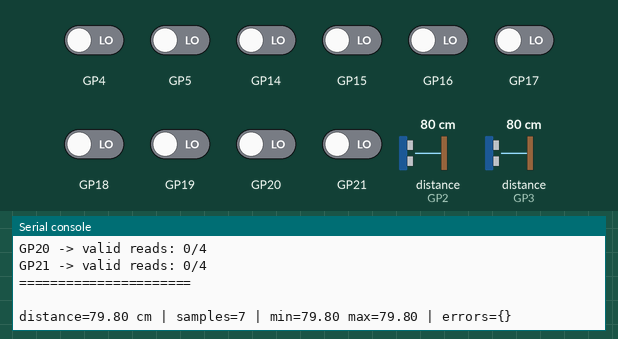
Recording of a program running on a simulated Raspberry Pi Pico running MicroPython. Parts: the last lines printed to the serial console. The test bench sets the inputs (shaded band); at power-on: GP4, GP5, GP14–21 LOW, distance to the obstacle (sensors on GP2, GP3) 80 cm. The echo pulse lasts 58.3 µs per cm.

Above: at 3.9 s.
4.0 s: distance to the obstacle (sensor on GP2) set to 2 cm
At 4.9 s:
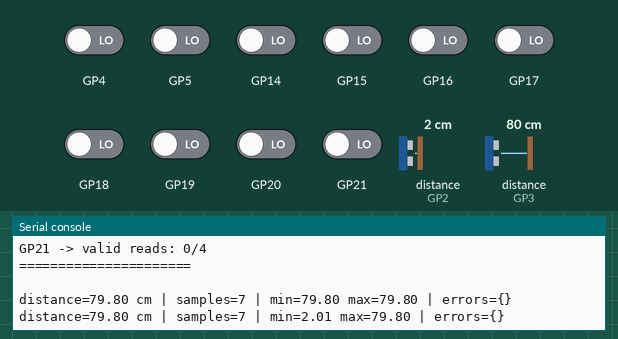
5.5 s: distance to the obstacle (sensor on GP2) set to 4 cm
At 6.8 s:
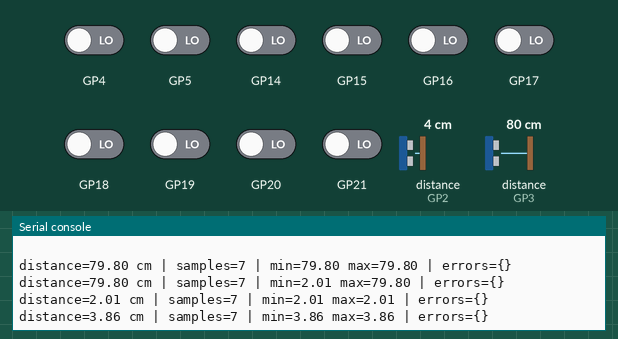
Timing chart, 0 to 8.5 s (numbered marks = the images above; inputs shaded):
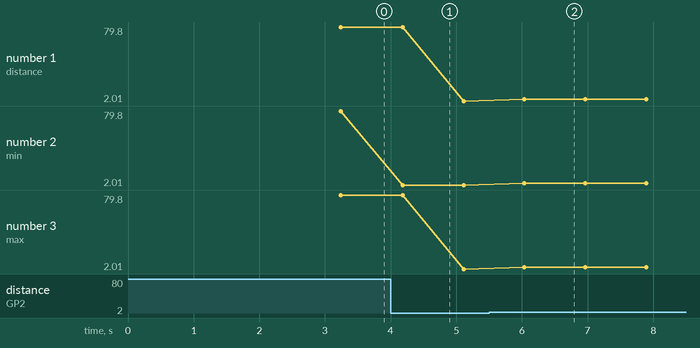

Measured:
- after the input at 4.0 s, the serial console: prints a new line after 0.19 s (image 1)
- after the input at 5.5 s, the serial console: prints a new line after 0.54 s (image 2)
- plotted number 1: 79.8 → 2.01 after the input at 4.0 s, 2.01 → 3.86 after the input at 5.5 s
- plotted number 2: 79.8 → 2.01 after the input at 4.0 s, 2.01 → 3.86 after the input at 5.5 s
- plotted number 3: 79.8 → 2.01 after the input at 4.0 s, 2.01 → 3.86 after the input at 5.5 s

The program:

ultrasonic_calibration.py
```python
"""Ultrasonic calibration / pin-check script for Raspberry Pi Pico.

Use this file alone on the Pico to verify:
1) Trigger/Echo pins are correct
2) Sensor is returning stable distance values

How to run (Thonny):
- Open this file
- Edit TRIGGER_PIN / ECHO_PIN below
- Save to Pico and run
"""

import time
from machine import Pin

# -------------------------
# User configuration
# -------------------------
TRIGGER_PIN = 3
ECHO_PIN = 2

ULTRASONIC_TIMEOUT_US = 30000
SAMPLE_COUNT = 7
SAMPLE_GAP_MS = 60
LOOP_DELAY_MS = 500

# Optional: set True to probe multiple echo pins quickly.
RUN_ECHO_PROBE = True
CANDIDATE_ECHO_PINS = [2, 3, 4, 5, 14, 15, 16, 17, 18, 19, 20, 21]


def _median(values):
    vals = sorted(values)
    n = len(vals)
    if n == 0:
        return None
    mid = n // 2
    if n % 2:
        return vals[mid]
    return (vals[mid - 1] + vals[mid]) / 2.0


class UltrasonicTester:
    def __init__(self, trig_pin, echo_pin):
        self.trig_pin_num = trig_pin
        self.echo_pin_num = echo_pin
        self.trigger = Pin(trig_pin, Pin.OUT)
        self.echo = Pin(echo_pin, Pin.IN)
        self.trigger.value(0)

    def measure_once(self):
        """Returns (distance_cm, status_string)."""
        self.trigger.value(0)
        time.sleep_us(2)
        self.trigger.value(1)
        time.sleep_us(10)
        self.trigger.value(0)

        t0 = time.ticks_us()
        while self.echo.value() == 0:
            if time.ticks_diff(time.ticks_us(), t0) > ULTRASONIC_TIMEOUT_US:
                return None, "timeout_wait_rise"
        start = time.ticks_us()

        while self.echo.value() == 1:
            if time.ticks_diff(time.ticks_us(), start) > ULTRASONIC_TIMEOUT_US:
                return None, "timeout_wait_fall"
        end = time.ticks_us()

        pulse = time.ticks_diff(end, start)
        if pulse <= 0:
            return None, "invalid_pulse"

        distance_cm = (pulse * 0.0343) / 2.0
        return distance_cm, "ok"

    def measure_filtered(self, count=SAMPLE_COUNT):
        good = []
        errors = {}

        for _ in range(count):
            distance, status = self.measure_once()
            if status == "ok" and distance is not None:
                good.append(distance)
            else:
                errors[status] = errors.get(status, 0) + 1
            time.sleep_ms(SAMPLE_GAP_MS)

        return _median(good), good, errors


def probe_echo_pins(trigger_pin, candidates):
    """Try multiple echo pins and show which pins return valid distances."""
    print("\n=== Echo Pin Probe ===")
    print("Trigger pin fixed at GP{}".format(trigger_pin))
    print("Candidates:", candidates)
    print("----------------------")

    for echo_pin in candidates:
        tester = UltrasonicTester(trigger_pin, echo_pin)
        ok_count = 0
        for _ in range(4):
            d, status = tester.measure_once()
            if status == "ok" and d is not None and d < 600:
                ok_count += 1
            time.sleep_ms(30)
        print("GP{:>2} -> valid reads: {}/4".format(echo_pin, ok_count))
    print("======================\n")


def main():
    print("Ultrasonic calibration starting...")
    print("TRIG=GP{}, ECHO=GP{}".format(TRIGGER_PIN, ECHO_PIN))
    print("Place obstacle at known distances (e.g. 10cm, 20cm, 30cm).")
    print("Press Ctrl+C to stop.\n")

    if RUN_ECHO_PROBE:
        probe_echo_pins(TRIGGER_PIN, CANDIDATE_ECHO_PINS)

    tester = UltrasonicTester(TRIGGER_PIN, ECHO_PIN)

    while True:
        median_cm, good, errors = tester.measure_filtered()

        if median_cm is None:
            print("[NO VALID READ] errors={}".format(errors))
            print("Hint: check VCC/GND, TRIG/ECHO pins, and shared ground.\n")
        else:
            mn = min(good)
            mx = max(good)
            print(
                "distance={:.2f} cm | samples={} | min={:.2f} max={:.2f} | errors={}".format(
                    median_cm, len(good), mn, mx, errors
                )
            )
        time.sleep_ms(LOOP_DELAY_MS)


if __name__ == "__main__":
    try:
        main()
    except KeyboardInterrupt:
        print("\nUltrasonic calibration stopped.")
```
